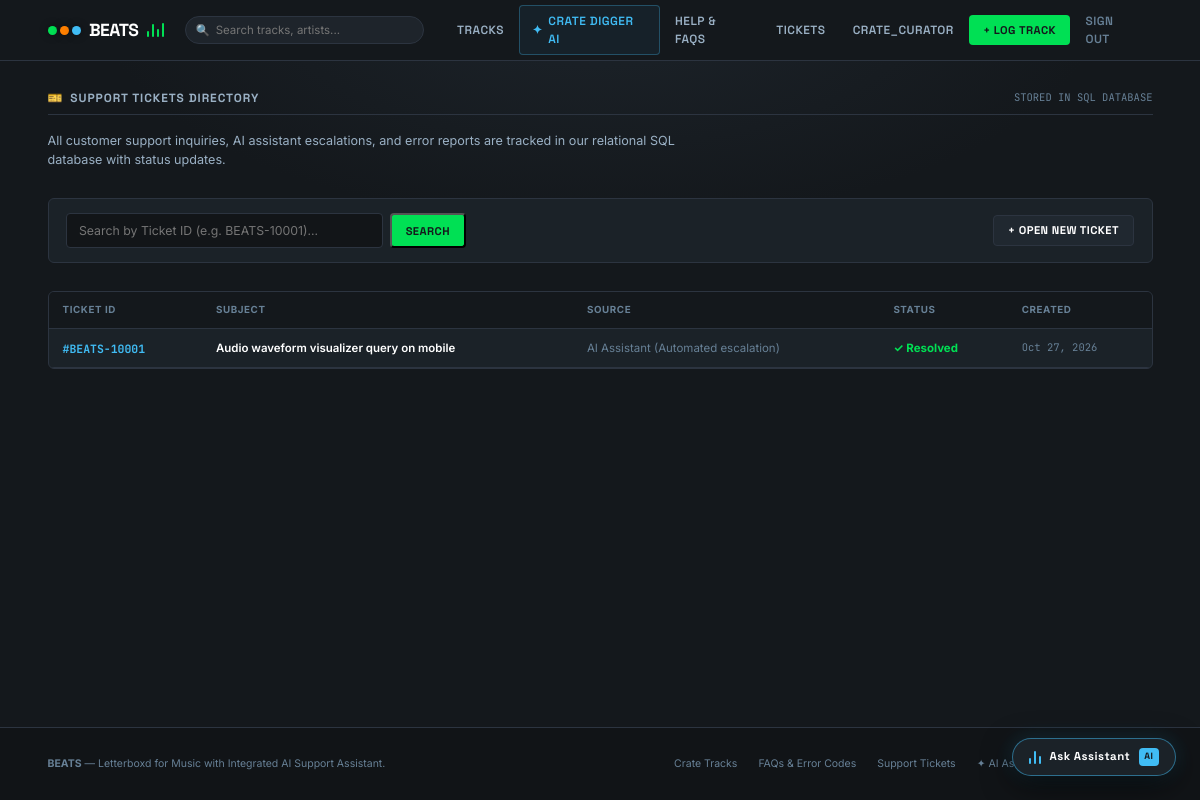
The app's page /tickets/ (signed in) with its own data.
### beats/models.py (models this page shows, shortened)
class SupportTicket(models.Model):
    STATUS_CHOICES = [
        ('OPEN', 'Open'),
        ('IN_PROGRESS', 'In Progress'),
        ('RESOLVED', 'Resolved'),
    ]
    SOURCE_CHOICES = [
        ('AI_ASSISTANT', 'AI Assistant (Automated escalation)'),
        ('HELP_PAGE', 'Help / FAQ Page'),
        ('ERROR_PAGE', 'Custom Error Page (404/500)'),
    ]
    ticket_id = models.CharField(max_length=20, unique=True, default=generate_ticket_id)
    user = models.ForeignKey(User, on_delete=models.SET_NULL, null=True, blank=True, related_name='support_tickets')
    email = models.EmailField()
    subject = models.CharField(max_length=200)
    message = models.TextField()
    source = models.CharField(max_length=30, choices=SOURCE_CHOICES, default='AI_ASSISTANT')
    status = models.CharField(max_length=20, choices=STATUS_CHOICES, default='OPEN')
    resolution_notes = models.TextField(blank=True)
    created_at = models.DateTimeField(auto_now_add=True)
    updated_at = models.DateTimeField(auto_now=True)
    class Meta:
        ordering = ['-created_at']

### beats/views.py (the view)
# urls.py: path('tickets/', views.support_tickets_view, name='tickets'),
def support_tickets_view(request):
    query = request.GET.get('ticket_id', '').strip()
    tickets = SupportTicket.objects.all().order_by('-created_at')
    found_ticket = None
    if query:
        found_ticket = SupportTicket.objects.filter(ticket_id__iexact=query).first()
    user_tickets = []
    if request.user.is_authenticated:
        user_tickets = SupportTicket.objects.filter(
            Q(user=request.user) | Q(email=request.user.email)
        ).order_by('-created_at')
    context = {
        'tickets': tickets[:20],
        'found_ticket': found_ticket,
        'user_tickets': user_tickets,
        'search_query': query,
    }
    return render(request, 'beats/tickets.html', context)

### beats/template/beats/tickets.html (shortened to what this page needs)
{% extends "beats/base.html" %}
{% block content %}
<div style="margin-bottom:2rem;">
  <div class="lb-section-title">
    <h2><span>🎫</span> Support Tickets Directory</h2>
    <span style="font-size:0.75rem;color:var(--text-muted);font-family:var(--font-mono);">STORED IN SQL DATABASE</span>
  </div>
  <p style="color:var(--text-sub);font-size:0.9rem;max-width:650px;">
    All customer support inquiries, AI assistant escalations, and error reports are tracked in our relational SQL database with status updates.
  </p>
</div>
<div style="background:var(--lb-surface);border:1px solid var(--lb-border);border-radius:var(--radius-sm);padding:1rem 1.25rem;margin-bottom:2rem;display:flex;align-items:center;justify-content:space-between;flex-wrap:wrap;gap:1rem;">
  <form method="GET" action="{% url 'tickets' %}" style="display:flex;gap:0.5rem;flex:1;max-width:400px;">
    <input type="text" name="ticket_id" class="lb-input" placeholder="Search by Ticket ID (e.g. BEATS-10001)..." value="{{ search_query }}">
    <button type="submit" class="lb-btn-log">Search</button>
  </form>
  <a href="{% url 'faq' %}#faq-support-ticket-form" class="lb-btn-log" style="background:#202830;color:#fff;border:1px solid var(--lb-border);">
    + Open New Ticket
  </a>
</div>
<div style="background:var(--lb-surface);border:1px solid var(--lb-border);border-radius:var(--radius-sm);overflow:hidden;">
  <table style="width:100%;border-collapse:collapse;font-size:0.82rem;text-align:left;">
    <thead>
      <tr style="background:#14181c;border-bottom:1px solid var(--lb-border);color:var(--text-muted);text-transform:uppercase;font-size:0.7rem;letter-spacing:0.06em;">
        <th style="padding:0.75rem 1rem;">Ticket ID</th>
        <th style="padding:0.75rem 1rem;">Subject</th>
        <th style="padding:0.75rem 1rem;">Source</th>
        <th style="padding:0.75rem 1rem;">Status</th>
        <th style="padding:0.75rem 1rem;">Created</th>
      </tr>
    </thead>
    <tbody>
      {% for t in tickets %}
        <tr style="border-bottom:1px solid var(--lb-border);">
          <td style="padding:0.75rem 1rem;font-family:var(--font-mono);font-weight:700;color:var(--lb-cyan);">
            #{{ t.ticket_id }}
          </td>
          <td style="padding:0.75rem 1rem;color:#ffffff;font-weight:600;">
            {{ t.subject }}
          </td>
          <td style="padding:0.75rem 1rem;color:var(--text-muted);">
            {{ t.get_source_display }}
          </td>
          <td style="padding:0.75rem 1rem;">
            {% if t.status == 'OPEN' %}
              <span style="color:var(--lb-orange);font-weight:700;">● Open</span>
            {% elif t.status == 'RESOLVED' %}
              <span style="color:var(--lb-green);font-weight:700;">✓ Resolved</span>
            {% else %}
              <span style="color:var(--lb-cyan);font-weight:700;">⟳ In Progress</span>
            {% endif %}
          </td>
          <td style="padding:0.75rem 1rem;color:var(--text-muted);font-family:var(--font-mono);font-size:0.75rem;">
            {{ t.created_at|date:"M j, Y" }}
          </td>
        </tr>
      {% empty %}
        <tr>
          <td colspan="5" style="padding:2rem;text-align:center;color:var(--text-muted);">No support tickets found in SQL database.</td>
        </tr>
      {% endfor %}
    </tbody>
  </table>
</div>
{% endblock %}

### beats/template/beats/base.html (shortened to what this page needs)
{% load static %}
<!DOCTYPE html>
<html lang="en">
<head>
  <link rel="stylesheet" href="{% static 'beats/style.css' %}" />
</head>
<body>
  <header class="lb-header" role="banner">
    <div class="lb-nav-container">
      <a href="{% url 'home' %}" class="lb-logo" id="brand-logo">
        <span class="lb-logo-dots">
          <span class="lb-dot green"></span>
          <span class="lb-dot orange"></span>
          <span class="lb-dot cyan"></span>
        </span>
        BEATS
        <span class="eq-visualizer" title="Live Hi-Fi Audio">
          <span class="eq-bar"></span>
          <span class="eq-bar"></span>
          <span class="eq-bar"></span>
          <span class="eq-bar"></span>
        </span>
      </a>
      <form class="lb-search-box" method="GET" action="{% url 'home' %}" role="search">
        <span class="lb-search-icon">🔍</span>
        <input
          type="search"
          name="q"
          class="lb-search-input"
          id="nav-search-input"
          placeholder="Search tracks, artists..."
          value="{{ query|default:'' }}"
          autocomplete="off"
        />
      </form>
      <nav class="lb-nav-links" aria-label="Main Navigation">
        <a href="{% url 'home' %}" class="lb-nav-link" id="nav-tracks">Tracks</a>
        <a href="{% url 'crate_digger' %}" class="lb-nav-link ai-pill" id="nav-crate-digger">
          <span>✦</span> Crate Digger AI
        </a>
        <a href="{% url 'faq' %}" class="lb-nav-link" id="nav-faq">
          Help & FAQs
        </a>
        <a href="{% url 'tickets' %}" class="lb-nav-link" id="nav-tickets" style="color:var(--text-sub);">
          Tickets
        </a>
        {% if user.is_authenticated %}
          <a href="{% url 'profile' user.username %}" class="lb-nav-link" id="nav-profile">
            {{ user.username }}
          </a>
          <a href="{% url 'add_song' %}" class="lb-btn-log" id="nav-log-btn">
            + Log Track
          </a>
          <a href="{% url 'logout' %}" class="lb-nav-link" style="color:var(--text-muted);" id="nav-logout">
            Sign out
          </a>
        {% else %}
          <a href="{% url 'login' %}" class="lb-nav-link" id="nav-login">Sign In</a>
          <a href="{% url 'signup' %}" class="lb-btn-log" id="nav-signup">Create Account</a>
        {% endif %}
      </nav>
    </div>
  </header>
  <main class="lb-container">
    {% block content %}{% endblock %}
  </main>
  <footer class="lb-footer">
    <div class="lb-footer-inner">
      <div>
        <strong>BEATS</strong> — Letterboxd for Music with Integrated AI Support Assistant.
      </div>
      <div style="display:flex;gap:1.5rem;flex-wrap:wrap;">
        <a href="{% url 'home' %}">Crate Tracks</a>
        <a href="{% url 'faq' %}">FAQs & Error Codes</a>
        <a href="{% url 'tickets' %}">Support Tickets</a>
        <a href="{% url 'crate_digger' %}">✦ AI Assistant</a>
        <a href="{% url 'health_check' %}" target="_blank" style="color:var(--lb-green);">● System Health</a>
      </div>
    </div>
  </footer>
  <div class="crate-ai-floating-pill" id="toggle-crate-ai" title="Ask AI Assistant for music curation or support">
    <span class="eq-visualizer">
      <span class="eq-bar" style="background:var(--lb-cyan);"></span>
      <span class="eq-bar" style="background:var(--lb-cyan);"></span>
      <span class="eq-bar" style="background:var(--lb-cyan);"></span>
    </span>
    <span>Ask Assistant</span>
    <span class="crate-ai-badge">AI</span>
  </div>
</body>
</html>

### records on screen
SupportTicket: ticket_id "BEATS-10001", subject "Audio waveform visualizer query on mobile", source "AI Assistant (Automated escalation)", status "✓ Resolved", created_at "Oct 27, 2026"

### other values on screen
{{ user.username }} "CRATE_CURATOR"
